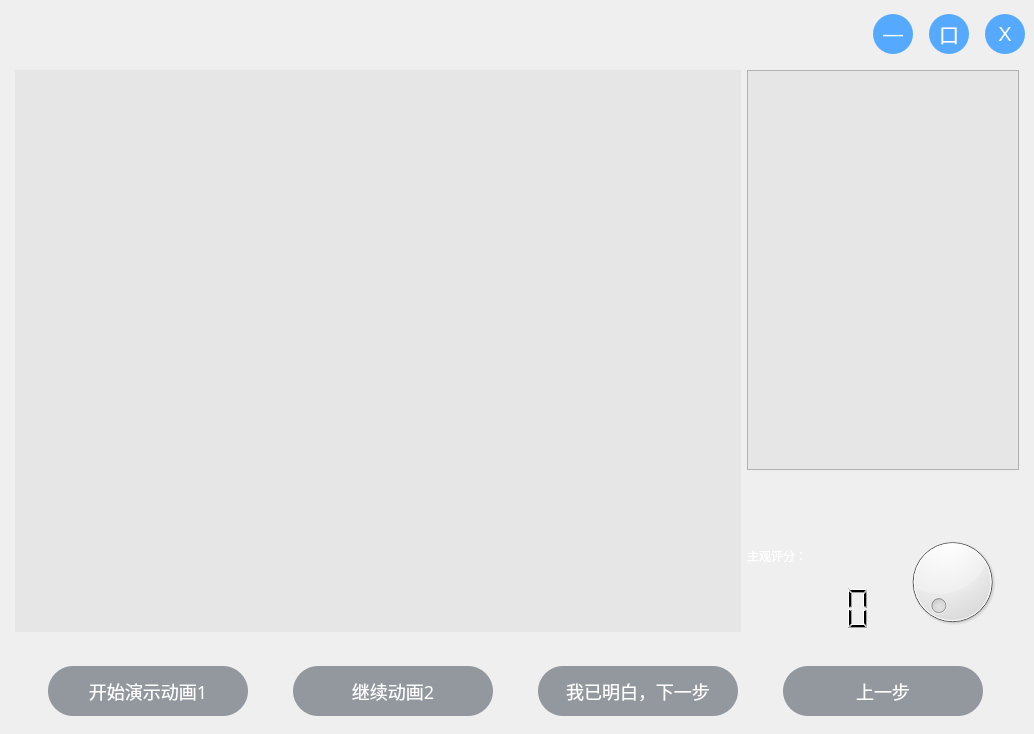
<?xml version="1.0" encoding="UTF-8"?>
<ui version="4.0">
 <class>Form</class>
 <widget class="QWidget" name="Form">
  <property name="geometry">
   <rect>
    <x>0</x>
    <y>0</y>
    <width>1034</width>
    <height>734</height>
   </rect>
  </property>
  <property name="windowTitle">
   <string>Form</string>
  </property>
  <property name="windowIcon">
   <iconset resource="../images.qrc">
    <normaloff>:/Main_Exp/images/app_icon.png</normaloff>:/Main_Exp/images/app_icon.png</iconset>
  </property>
  <property name="styleSheet">
   <string notr="true">QWidget#Form{
	border-image: url(:/Warm_up/images/warm_up_bg.jpg);
}</string>
  </property>
  <layout class="QVBoxLayout" name="verticalLayout" stretch="2,20,3">
   <property name="spacing">
    <number>7</number>
   </property>
   <property name="leftMargin">
    <number>0</number>
   </property>
   <property name="topMargin">
    <number>5</number>
   </property>
   <property name="rightMargin">
    <number>0</number>
   </property>
   <property name="bottomMargin">
    <number>0</number>
   </property>
   <item>
    <widget class="QWidget" name="warmup_wincontrol_widget" native="true">
     <layout class="QHBoxLayout" name="horizontalLayout">
      <property name="spacing">
       <number>16</number>
      </property>
      <item>
       <widget class="QLineEdit" name="lineEdit">
        <property name="styleSheet">
         <string notr="true">border:none;
background-color: transparent;</string>
        </property>
        <property name="readOnly">
         <bool>true</bool>
        </property>
       </widget>
      </item>
      <item>
       <widget class="QPushButton" name="pushButton_7">
        <property name="minimumSize">
         <size>
          <width>40</width>
          <height>40</height>
         </size>
        </property>
        <property name="maximumSize">
         <size>
          <width>40</width>
          <height>40</height>
         </size>
        </property>
        <property name="font">
         <font>
          <family>Segoe UI Symbol</family>
          <pointsize>-1</pointsize>
          <weight>50</weight>
          <italic>false</italic>
          <bold>false</bold>
         </font>
        </property>
        <property name="cursor">
         <cursorShape>PointingHandCursor</cursorShape>
        </property>
        <property name="toolTip">
         <string>&lt;html&gt;&lt;head/&gt;&lt;body&gt;&lt;p&gt;最小化&lt;/p&gt;&lt;/body&gt;&lt;/html&gt;</string>
        </property>
        <property name="toolTipDuration">
         <number>700</number>
        </property>
        <property name="styleSheet">
         <string notr="true">QPushButton {
	font: 20px;
	color: rgb(255, 255, 255);
	background-color: rgb(85, 170, 255);
	border-radius: 20px;
	border: 2px;
}
QPushButton:pressed {
	background-color: rgb(78, 78, 234);
	border: 2px double;
	color: rgb(255, 255, 255);
}
QPushButton:hover {
	background-color: rgb(89, 203, 255);
}
</string>
        </property>
        <property name="text">
         <string>—</string>
        </property>
       </widget>
      </item>
      <item>
       <widget class="QPushButton" name="pushButton_9">
        <property name="minimumSize">
         <size>
          <width>40</width>
          <height>40</height>
         </size>
        </property>
        <property name="maximumSize">
         <size>
          <width>40</width>
          <height>40</height>
         </size>
        </property>
        <property name="font">
         <font>
          <family>Segoe UI Symbol</family>
          <pointsize>-1</pointsize>
          <weight>50</weight>
          <italic>false</italic>
          <bold>false</bold>
         </font>
        </property>
        <property name="cursor">
         <cursorShape>PointingHandCursor</cursorShape>
        </property>
        <property name="toolTip">
         <string>&lt;html&gt;&lt;head/&gt;&lt;body&gt;&lt;p&gt;最大化&lt;/p&gt;&lt;/body&gt;&lt;/html&gt;</string>
        </property>
        <property name="toolTipDuration">
         <number>700</number>
        </property>
        <property name="styleSheet">
         <string notr="true">QPushButton {
	font: 20px;
	color: rgb(255, 255, 255);
	background-color: rgb(85, 170, 255);
	border-radius: 20px;
	border: 2px;
}
QPushButton:pressed {
	background-color: rgb(78, 78, 234);
	border: 2px double;
	color: rgb(255, 255, 255);
}
QPushButton:hover {
	background-color: rgb(89, 203, 255);
}
</string>
        </property>
        <property name="text">
         <string>口</string>
        </property>
       </widget>
      </item>
      <item>
       <widget class="QPushButton" name="pushButton_8">
        <property name="minimumSize">
         <size>
          <width>40</width>
          <height>40</height>
         </size>
        </property>
        <property name="maximumSize">
         <size>
          <width>40</width>
          <height>40</height>
         </size>
        </property>
        <property name="font">
         <font>
          <family>Segoe UI Symbol</family>
          <pointsize>-1</pointsize>
          <weight>50</weight>
          <italic>false</italic>
          <bold>false</bold>
         </font>
        </property>
        <property name="cursor">
         <cursorShape>PointingHandCursor</cursorShape>
        </property>
        <property name="toolTip">
         <string>关闭</string>
        </property>
        <property name="toolTipDuration">
         <number>700</number>
        </property>
        <property name="styleSheet">
         <string notr="true">QPushButton {
	font: 20px;
	color: rgb(255, 255, 255);
	background-color: rgb(85, 170, 255);
	border-radius: 20px;
	border: 2px;
}
QPushButton:pressed {
	background-color: rgb(78, 78, 234);
	border: 2px double;
	color: rgb(255, 255, 255);
}
QPushButton:hover {
	background-color: rgb(89, 203, 255);
}
</string>
        </property>
        <property name="text">
         <string>X</string>
        </property>
       </widget>
      </item>
     </layout>
    </widget>
   </item>
   <item>
    <widget class="QWidget" name="warm_up_dis_widget" native="true">
     <property name="styleSheet">
      <string notr="true"/>
     </property>
     <layout class="QHBoxLayout" name="horizontalLayout_3" stretch="8,3">
      <property name="leftMargin">
       <number>15</number>
      </property>
      <property name="topMargin">
       <number>0</number>
      </property>
      <property name="rightMargin">
       <number>15</number>
      </property>
      <item>
       <widget class="QLabel" name="show_pic_lb">
        <property name="styleSheet">
         <string notr="true">background-color: rgb(230, 230, 230);</string>
        </property>
        <property name="text">
         <string/>
        </property>
       </widget>
      </item>
      <item>
       <layout class="QVBoxLayout" name="verticalLayout_2" stretch="8,1,2">
        <item>
         <widget class="QTextEdit" name="show_pic_with_word_te">
          <property name="styleSheet">
           <string notr="true">background-color: rgb(230, 230, 230);</string>
          </property>
          <property name="readOnly">
           <bool>true</bool>
          </property>
          <property name="html">
           <string>&lt;!DOCTYPE HTML PUBLIC &quot;-//W3C//DTD HTML 4.0//EN&quot; &quot;http://www.w3.org/TR/REC-html40/strict.dtd&quot;&gt;
&lt;html&gt;&lt;head&gt;&lt;meta name=&quot;qrichtext&quot; content=&quot;1&quot; /&gt;&lt;style type=&quot;text/css&quot;&gt;
p, li { white-space: pre-wrap; }
&lt;/style&gt;&lt;/head&gt;&lt;body style=&quot; font-family:'SimSun'; font-size:9pt; font-weight:400; font-style:normal;&quot;&gt;
&lt;p style=&quot;-qt-paragraph-type:empty; margin-top:0px; margin-bottom:0px; margin-left:0px; margin-right:0px; -qt-block-indent:0; text-indent:0px;&quot;&gt;&lt;br /&gt;&lt;/p&gt;&lt;/body&gt;&lt;/html&gt;</string>
          </property>
         </widget>
        </item>
        <item>
         <widget class="QLabel" name="show_pic_arrow_lb">
          <property name="styleSheet">
           <string notr="true">background-color: transparent;
</string>
          </property>
          <property name="text">
           <string/>
          </property>
         </widget>
        </item>
        <item>
         <layout class="QGridLayout" name="gridLayout">
          <item row="0" column="0">
           <widget class="QLabel" name="label_3">
            <property name="styleSheet">
             <string notr="true">background-color: transparent;
font: 20pt &quot;黑体&quot; Bold;
color: rgb(255, 255, 255);
border: none;</string>
            </property>
            <property name="text">
             <string>主观评分：</string>
            </property>
           </widget>
          </item>
          <item row="0" column="1" rowspan="2">
           <widget class="QDial" name="show_score_dial">
            <property name="cursor">
             <cursorShape>PointingHandCursor</cursorShape>
            </property>
            <property name="styleSheet">
             <string notr="true"/>
            </property>
           </widget>
          </item>
          <item row="1" column="0">
           <widget class="QLCDNumber" name="show_score_lcd">
            <property name="styleSheet">
             <string notr="true">border: none;</string>
            </property>
            <property name="segmentStyle">
             <enum>QLCDNumber::Filled</enum>
            </property>
           </widget>
          </item>
         </layout>
        </item>
       </layout>
      </item>
     </layout>
    </widget>
   </item>
   <item>
    <widget class="QWidget" name="warmup_btnchoice_widget" native="true">
     <property name="styleSheet">
      <string notr="true"/>
     </property>
     <layout class="QHBoxLayout" name="horizontalLayout_2">
      <item>
       <widget class="QPushButton" name="start_watch_anima_btn">
        <property name="minimumSize">
         <size>
          <width>200</width>
          <height>50</height>
         </size>
        </property>
        <property name="maximumSize">
         <size>
          <width>200</width>
          <height>50</height>
         </size>
        </property>
        <property name="font">
         <font>
          <family>黑体</family>
          <pointsize>-1</pointsize>
          <weight>50</weight>
          <italic>false</italic>
          <bold>false</bold>
         </font>
        </property>
        <property name="cursor">
         <cursorShape>PointingHandCursor</cursorShape>
        </property>
        <property name="styleSheet">
         <string notr="true">QPushButton {
	font: 18px;
	color: rgb(255, 255, 255);
	background-color: rgb(147, 151, 158);
	border-radius: 25px;
	border: 2px;
}
QPushButton:pressed {
	background-color: rgb(68, 68, 66);
	border: 2px double;
}
QPushButton:hover {
	background-color: rgb(141, 141, 151);
}</string>
        </property>
        <property name="text">
         <string>开始演示动画1</string>
        </property>
        <property name="checkable">
         <bool>true</bool>
        </property>
        <property name="checked">
         <bool>false</bool>
        </property>
       </widget>
      </item>
      <item>
       <widget class="QPushButton" name="start_watch_anima_btn_2">
        <property name="minimumSize">
         <size>
          <width>200</width>
          <height>50</height>
         </size>
        </property>
        <property name="maximumSize">
         <size>
          <width>200</width>
          <height>50</height>
         </size>
        </property>
        <property name="font">
         <font>
          <family>黑体</family>
          <pointsize>-1</pointsize>
          <weight>50</weight>
          <italic>false</italic>
          <bold>false</bold>
         </font>
        </property>
        <property name="cursor">
         <cursorShape>PointingHandCursor</cursorShape>
        </property>
        <property name="styleSheet">
         <string notr="true">QPushButton {
	font: 18px;
	color: rgb(255, 255, 255);
	background-color: rgb(147, 151, 158);
	border-radius: 25px;
	border: 2px;
}
QPushButton:pressed {
	background-color: rgb(68, 68, 66);
	border: 2px double;
}
QPushButton:hover {
	background-color: rgb(141, 141, 151);
}</string>
        </property>
        <property name="text">
         <string>继续动画2</string>
        </property>
        <property name="checkable">
         <bool>true</bool>
        </property>
        <property name="checked">
         <bool>false</bool>
        </property>
       </widget>
      </item>
      <item>
       <widget class="QPushButton" name="pushButton_5">
        <property name="minimumSize">
         <size>
          <width>200</width>
          <height>50</height>
         </size>
        </property>
        <property name="maximumSize">
         <size>
          <width>200</width>
          <height>50</height>
         </size>
        </property>
        <property name="font">
         <font>
          <family>黑体</family>
          <pointsize>-1</pointsize>
          <weight>50</weight>
          <italic>false</italic>
          <bold>false</bold>
         </font>
        </property>
        <property name="cursor">
         <cursorShape>PointingHandCursor</cursorShape>
        </property>
        <property name="styleSheet">
         <string notr="true">QPushButton {
	font: 18px;
	color: rgb(255, 255, 255);
	background-color: rgb(147, 151, 158);
	border-radius: 25px;
	border: 2px;
}
QPushButton:pressed {
	background-color: rgb(68, 68, 66);
	border: 2px double;
}
QPushButton:hover {
	background-color: rgb(141, 141, 151);
}</string>
        </property>
        <property name="text">
         <string>我已明白，下一步</string>
        </property>
        <property name="checkable">
         <bool>true</bool>
        </property>
        <property name="checked">
         <bool>false</bool>
        </property>
       </widget>
      </item>
      <item>
       <widget class="QPushButton" name="pushButton_6">
        <property name="minimumSize">
         <size>
          <width>200</width>
          <height>50</height>
         </size>
        </property>
        <property name="maximumSize">
         <size>
          <width>200</width>
          <height>50</height>
         </size>
        </property>
        <property name="font">
         <font>
          <family>黑体</family>
          <pointsize>-1</pointsize>
          <weight>50</weight>
          <italic>false</italic>
          <bold>false</bold>
         </font>
        </property>
        <property name="cursor">
         <cursorShape>PointingHandCursor</cursorShape>
        </property>
        <property name="styleSheet">
         <string notr="true">QPushButton {
	font: 18px;
	color: rgb(255, 255, 255);
	background-color: rgb(147, 151, 158);
	border-radius: 25px;
	border: 2px;
}
QPushButton:pressed {
	background-color: rgb(68, 68, 66);
	border: 2px double;
}
QPushButton:hover {
	background-color: rgb(141, 141, 151);
}</string>
        </property>
        <property name="text">
         <string>上一步</string>
        </property>
        <property name="checkable">
         <bool>true</bool>
        </property>
        <property name="checked">
         <bool>false</bool>
        </property>
       </widget>
      </item>
     </layout>
    </widget>
   </item>
  </layout>
 </widget>
 <resources>
  <include location="../images.qrc"/>
 </resources>
 <connections>
  <connection>
   <sender>pushButton_7</sender>
   <signal>clicked()</signal>
   <receiver>Form</receiver>
   <slot>warmup_min()</slot>
   <hints>
    <hint type="sourcelabel">
     <x>886</x>
     <y>33</y>
    </hint>
    <hint type="destinationlabel">
     <x>873</x>
     <y>-50</y>
    </hint>
   </hints>
  </connection>
  <connection>
   <sender>pushButton_9</sender>
   <signal>clicked()</signal>
   <receiver>Form</receiver>
   <slot>warmup_max()</slot>
   <hints>
    <hint type="sourcelabel">
     <x>928</x>
     <y>47</y>
    </hint>
    <hint type="destinationlabel">
     <x>937</x>
     <y>-38</y>
    </hint>
   </hints>
  </connection>
  <connection>
   <sender>pushButton_8</sender>
   <signal>clicked()</signal>
   <receiver>Form</receiver>
   <slot>warmup_close()</slot>
   <hints>
    <hint type="sourcelabel">
     <x>985</x>
     <y>42</y>
    </hint>
    <hint type="destinationlabel">
     <x>1065</x>
     <y>40</y>
    </hint>
   </hints>
  </connection>
  <connection>
   <sender>start_watch_anima_btn</sender>
   <signal>clicked()</signal>
   <receiver>Form</receiver>
   <slot>start_warmup_animation()</slot>
   <hints>
    <hint type="sourcelabel">
     <x>194</x>
     <y>711</y>
    </hint>
    <hint type="destinationlabel">
     <x>-31</x>
     <y>679</y>
    </hint>
   </hints>
  </connection>
  <connection>
   <sender>pushButton_5</sender>
   <signal>clicked()</signal>
   <receiver>Form</receiver>
   <slot>jump_from_warmup_to_mainexp()</slot>
   <hints>
    <hint type="sourcelabel">
     <x>615</x>
     <y>711</y>
    </hint>
    <hint type="destinationlabel">
     <x>642</x>
     <y>762</y>
    </hint>
   </hints>
  </connection>
  <connection>
   <sender>pushButton_6</sender>
   <signal>clicked()</signal>
   <receiver>Form</receiver>
   <slot>jump_from_warmup_to_getinfo()</slot>
   <hints>
    <hint type="sourcelabel">
     <x>899</x>
     <y>689</y>
    </hint>
    <hint type="destinationlabel">
     <x>1103</x>
     <y>688</y>
    </hint>
   </hints>
  </connection>
  <connection>
   <sender>start_watch_anima_btn_2</sender>
   <signal>clicked()</signal>
   <receiver>Form</receiver>
   <slot>restart_warmup_animation()</slot>
   <hints>
    <hint type="sourcelabel">
     <x>404</x>
     <y>698</y>
    </hint>
    <hint type="destinationlabel">
     <x>400</x>
     <y>805</y>
    </hint>
   </hints>
  </connection>
 </connections>
 <slots>
  <slot>warmup_min()</slot>
  <slot>warmup_max()</slot>
  <slot>warmup_close()</slot>
  <slot>start_warmup_animation()</slot>
  <slot>restart_warmup_animation()</slot>
  <slot>jump_from_warmup_to_mainexp()</slot>
  <slot>jump_from_warmup_to_getinfo()</slot>
 </slots>
</ui>
